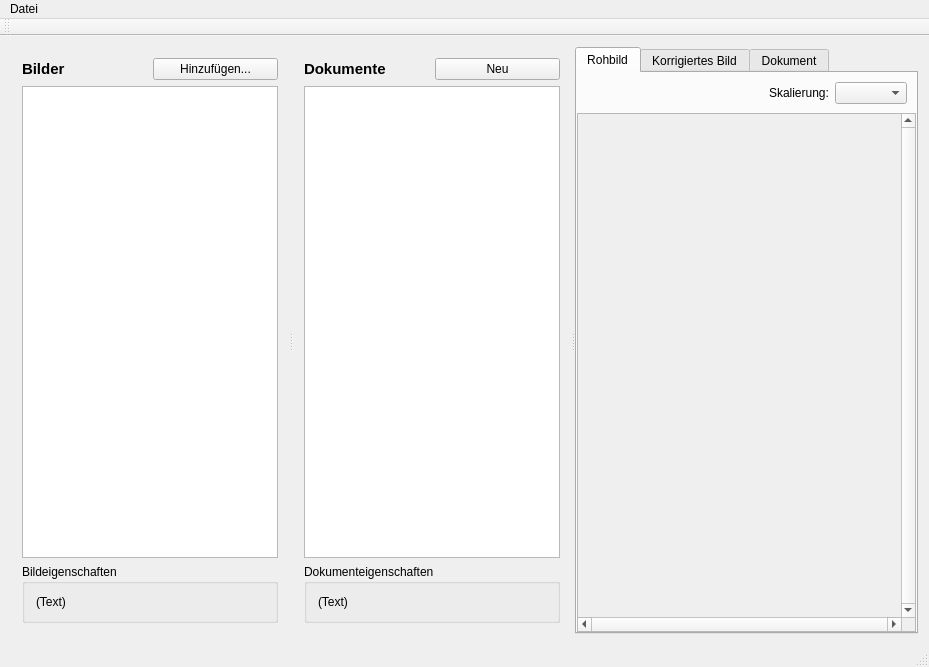
<?xml version="1.0" encoding="UTF-8"?>
<ui version="4.0">
 <class>RWScanRect</class>
 <widget class="QMainWindow" name="RWScanRect">
  <property name="geometry">
   <rect>
    <x>0</x>
    <y>0</y>
    <width>929</width>
    <height>667</height>
   </rect>
  </property>
  <property name="windowTitle">
   <string>RWScanRect</string>
  </property>
  <widget class="QWidget" name="centralWidget">
   <layout class="QVBoxLayout" name="verticalLayout_5">
    <item>
     <widget class="QSplitter" name="splitter">
      <property name="orientation">
       <enum>Qt::Horizontal</enum>
      </property>
      <widget class="QWidget" name="layoutWidget">
       <layout class="QVBoxLayout" name="verticalLayout_4">
        <item>
         <layout class="QHBoxLayout" name="horizontalLayout">
          <item>
           <widget class="QLabel" name="imageTitleL">
            <property name="font">
             <font>
              <pointsize>11</pointsize>
              <weight>75</weight>
              <bold>true</bold>
             </font>
            </property>
            <property name="text">
             <string>Bilder</string>
            </property>
           </widget>
          </item>
          <item>
           <widget class="QPushButton" name="imageAddPB">
            <property name="text">
             <string>Hinzufügen...</string>
            </property>
           </widget>
          </item>
         </layout>
        </item>
        <item>
         <widget class="QListView" name="imageLV">
          <property name="dragEnabled">
           <bool>true</bool>
          </property>
          <property name="dragDropMode">
           <enum>QAbstractItemView::DragDrop</enum>
          </property>
          <property name="selectionMode">
           <enum>QAbstractItemView::ExtendedSelection</enum>
          </property>
         </widget>
        </item>
        <item>
         <widget class="QGroupBox" name="imagePropertyGB">
          <property name="title">
           <string>Bildeigenschaften</string>
          </property>
          <layout class="QVBoxLayout" name="verticalLayout_2">
           <item>
            <widget class="QLabel" name="imagePropertyL">
             <property name="text">
              <string>(Text)</string>
             </property>
            </widget>
           </item>
          </layout>
         </widget>
        </item>
       </layout>
      </widget>
      <widget class="QWidget" name="layoutWidget">
       <layout class="QVBoxLayout" name="verticalLayout_3">
        <item>
         <layout class="QHBoxLayout" name="horizontalLayout_2">
          <item>
           <widget class="QLabel" name="documentTitleL">
            <property name="font">
             <font>
              <pointsize>11</pointsize>
              <weight>75</weight>
              <bold>true</bold>
             </font>
            </property>
            <property name="text">
             <string>Dokumente</string>
            </property>
           </widget>
          </item>
          <item>
           <widget class="QPushButton" name="documentAddPB">
            <property name="text">
             <string>Neu</string>
            </property>
           </widget>
          </item>
         </layout>
        </item>
        <item>
         <widget class="QTreeView" name="documentTV">
          <property name="dragDropMode">
           <enum>QAbstractItemView::DragDrop</enum>
          </property>
          <property name="defaultDropAction">
           <enum>Qt::TargetMoveAction</enum>
          </property>
          <property name="selectionMode">
           <enum>QAbstractItemView::ExtendedSelection</enum>
          </property>
         </widget>
        </item>
        <item>
         <widget class="QGroupBox" name="documentPropertyGB">
          <property name="title">
           <string>Dokumenteigenschaften</string>
          </property>
          <layout class="QVBoxLayout" name="verticalLayout">
           <item>
            <widget class="QLabel" name="documentPropertyL">
             <property name="text">
              <string>(Text)</string>
             </property>
            </widget>
           </item>
          </layout>
         </widget>
        </item>
       </layout>
      </widget>
      <widget class="QTabWidget" name="viewTW">
       <property name="sizePolicy">
        <sizepolicy hsizetype="Expanding" vsizetype="Expanding">
         <horstretch>1</horstretch>
         <verstretch>0</verstretch>
        </sizepolicy>
       </property>
       <property name="currentIndex">
        <number>0</number>
       </property>
       <widget class="QWidget" name="rawImageTAB">
        <attribute name="title">
         <string>Rohbild</string>
        </attribute>
        <layout class="QVBoxLayout" name="verticalLayout_6">
         <property name="spacing">
          <number>0</number>
         </property>
         <property name="leftMargin">
          <number>0</number>
         </property>
         <property name="topMargin">
          <number>0</number>
         </property>
         <property name="rightMargin">
          <number>0</number>
         </property>
         <property name="bottomMargin">
          <number>0</number>
         </property>
         <item>
          <layout class="QHBoxLayout" name="horizontalLayout_4">
           <property name="leftMargin">
            <number>9</number>
           </property>
           <property name="topMargin">
            <number>9</number>
           </property>
           <property name="rightMargin">
            <number>9</number>
           </property>
           <property name="bottomMargin">
            <number>9</number>
           </property>
           <item>
            <spacer name="horizontalSpacer">
             <property name="orientation">
              <enum>Qt::Horizontal</enum>
             </property>
             <property name="sizeHint" stdset="0">
              <size>
               <width>40</width>
               <height>20</height>
              </size>
             </property>
            </spacer>
           </item>
           <item>
            <widget class="QLabel" name="label">
             <property name="text">
              <string>Skalierung:</string>
             </property>
            </widget>
           </item>
           <item>
            <widget class="QComboBox" name="rawImageScaleCB"/>
           </item>
          </layout>
         </item>
         <item>
          <widget class="QScrollArea" name="scrollArea">
           <property name="verticalScrollBarPolicy">
            <enum>Qt::ScrollBarAlwaysOn</enum>
           </property>
           <property name="horizontalScrollBarPolicy">
            <enum>Qt::ScrollBarAlwaysOn</enum>
           </property>
           <property name="widgetResizable">
            <bool>true</bool>
           </property>
           <widget class="QWidget" name="scrollAreaWidgetContents">
            <property name="geometry">
             <rect>
              <x>0</x>
              <y>0</y>
              <width>360</width>
              <height>513</height>
             </rect>
            </property>
            <layout class="QHBoxLayout" name="horizontalLayout_3">
             <property name="spacing">
              <number>0</number>
             </property>
             <property name="leftMargin">
              <number>0</number>
             </property>
             <property name="topMargin">
              <number>0</number>
             </property>
             <property name="rightMargin">
              <number>0</number>
             </property>
             <property name="bottomMargin">
              <number>0</number>
             </property>
             <item>
              <widget class="QLabel" name="rawImageL">
               <property name="text">
                <string/>
               </property>
               <property name="alignment">
                <set>Qt::AlignLeading|Qt::AlignLeft|Qt::AlignTop</set>
               </property>
              </widget>
             </item>
            </layout>
           </widget>
          </widget>
         </item>
        </layout>
       </widget>
       <widget class="QWidget" name="processedImageTAB">
        <attribute name="title">
         <string>Korrigiertes Bild</string>
        </attribute>
       </widget>
       <widget class="QWidget" name="documentTAB">
        <attribute name="title">
         <string>Dokument</string>
        </attribute>
       </widget>
      </widget>
     </widget>
    </item>
   </layout>
  </widget>
  <widget class="QMenuBar" name="menuBar">
   <property name="geometry">
    <rect>
     <x>0</x>
     <y>0</y>
     <width>929</width>
     <height>21</height>
    </rect>
   </property>
   <widget class="QMenu" name="fileM">
    <property name="title">
     <string>Datei</string>
    </property>
    <addaction name="projectNewACT"/>
    <addaction name="projectOpenACT"/>
    <addaction name="projectSaveACT"/>
    <addaction name="projectSaveAsACT"/>
    <addaction name="separator"/>
    <addaction name="quitACT"/>
   </widget>
   <addaction name="fileM"/>
  </widget>
  <widget class="QToolBar" name="mainToolBar">
   <attribute name="toolBarArea">
    <enum>TopToolBarArea</enum>
   </attribute>
   <attribute name="toolBarBreak">
    <bool>false</bool>
   </attribute>
  </widget>
  <widget class="QStatusBar" name="statusBar"/>
  <action name="projectOpenACT">
   <property name="text">
    <string>Projekt öffnen...</string>
   </property>
  </action>
  <action name="projectSaveACT">
   <property name="text">
    <string>Projekt speichern</string>
   </property>
  </action>
  <action name="projectSaveAsACT">
   <property name="text">
    <string>Projekt speichern unter...</string>
   </property>
  </action>
  <action name="quitACT">
   <property name="text">
    <string>Beenden</string>
   </property>
  </action>
  <action name="projectNewACT">
   <property name="text">
    <string>Neues Projekt</string>
   </property>
  </action>
 </widget>
 <layoutdefault spacing="6" margin="11"/>
 <resources/>
 <connections/>
</ui>
